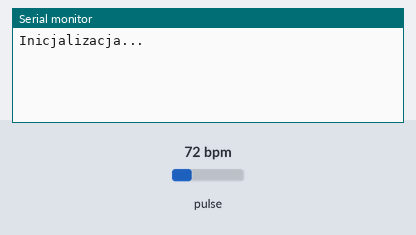
Simulated run of this sketch. Board: Arduino Uno, built with avr-gcc and run on an emulated ATmega328P. Parts: the last lines printed to the serial monitor. The inputs (shaded band) are chosen by the test bench; at power-on: pulse 72 bpm.

Above: at 1.2 s.
1.3 s: pulse set to 100 bpm
At 2.1 s:
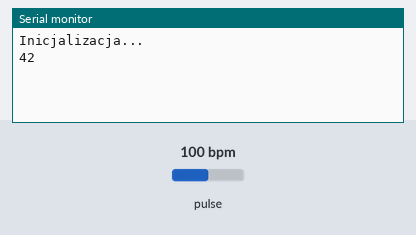
3.0 s: pulse set to 42 bpm
At 5.9 s:
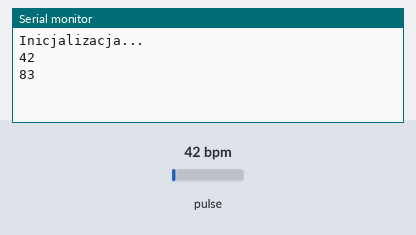

Measured:
- after the input at 1.3 s, the serial monitor: prints a new line after 0.20 s (image 1)
- after the input at 3.0 s, the serial monitor: prints a new line after 1.5 s (image 2)

The sketch:

Telemed_tem12.ino
```cpp
#include <Wire.h>
#include "MAX30105.h"
#include "heartRate.h"

MAX30105 particleSensor;

const byte RATE_SIZE = 4;
byte rates[RATE_SIZE];
byte rateSpot = 0;
long lastBeat = 0;

float beatsPerMinute;
int beatAvg;

long temp = 0;

void setup()
{
  Serial.begin(9600);
  Serial.println("Inicjalizacja...");

  // Initialize sensor
  if (!particleSensor.begin(Wire, I2C_SPEED_FAST))
  {
    Serial.println("MAX30102 nie został wykryty. ");
    while (1);
  }

  particleSensor.setup();
  particleSensor.setPulseAmplitudeRed(0x0A);
  particleSensor.setPulseAmplitudeGreen(0);
}

void loop()
{
  long irValue = particleSensor.getIR();
  long span = millis() - temp;

  if (checkForBeat(irValue) == true)
  {
    //We sensed a beat!
    long delta = millis() - lastBeat;
    lastBeat = millis();

    beatsPerMinute = 60 / (delta / 1000.0);

    if (beatsPerMinute < 255 && beatsPerMinute > 20)
    {
      rates[rateSpot++] = (byte)beatsPerMinute;
      rateSpot %= RATE_SIZE;


      beatAvg = 0;
      for (byte x = 0 ; x < RATE_SIZE ; x++)
        beatAvg += rates[x];
      beatAvg /= RATE_SIZE;
    }
  }

  if(span - temp  >= 1500){
    if (irValue < 50000){
    Serial.println(" Przyłóż palec do czujnika ");
    Serial.println();
    }

    long irValueNew = irValue;
    float beatsPerMinuteNew = beatsPerMinute;
    int beatAvgNew = beatAvg;
    Serial.println(beatAvgNew);

    temp = span;


  }

}
```
